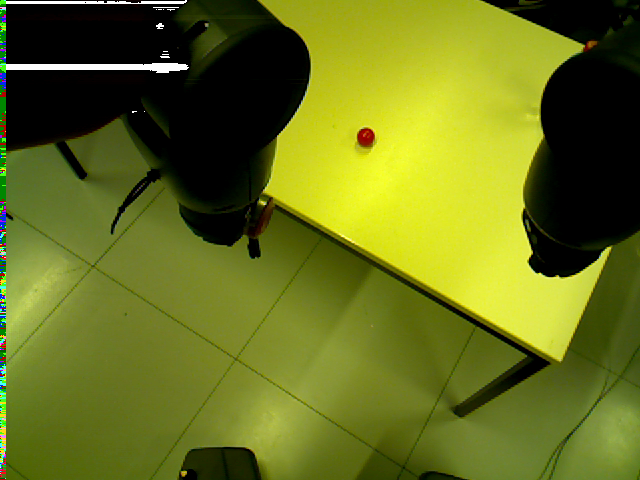
//> input picture p2-cam/good.png, 640 x 480 px
$ ./main   (built with g++ and OpenCV 4)
//> lines starting //> are read from the running program, lines starting //| are printed output that depends on the picture; after the words box and inside, x2 and y2 are one past the last pixel; in counts of white or black regions, pixels touching at a corner belong together
#include <Perception/opencv.h> //always include this first!
#include <Perception/opencvCamera.h>
#include <Perception/depth2PointCloud.h>
#include <RosCom/roscom.h>
#include <Kin/frame.h>

// [25 lines left out: function minimal_use, not called in this run]

void test_perception() {
    cv::Mat img = cv::imread("good.png");
//> img is the input picture: 480 rows x 640 cols, CV_8UC3; mean B, G, R 28.3, 112.4, 102.6
    cv::Mat hsv_image;
    cv::cvtColor(img, hsv_image, cv::COLOR_BGR2HSV);
//> hsv_image: 480 rows x 640 cols, CV_8UC3; mean H, S, V 28.5, 164.1, 113.3
    // Threshold the HSV image, keep only the red pixels
    cv::Mat lower_red_hue_range;
    cv::inRange(hsv_image, cv::Scalar(0, 100, 100), cv::Scalar(10, 255, 255), lower_red_hue_range);
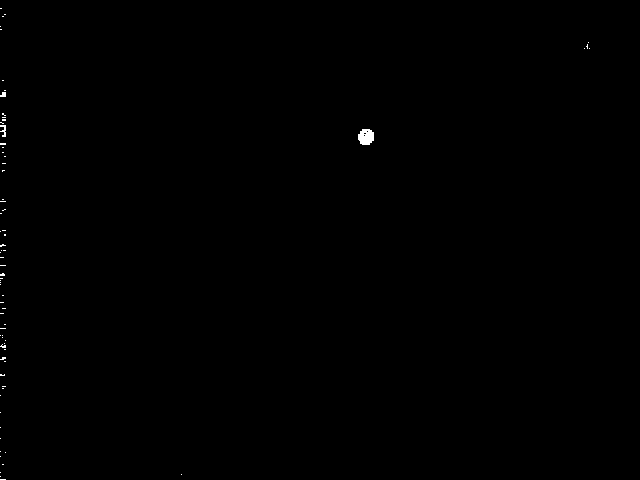
//> lower_red_hue_range: 480 rows x 640 cols, CV_8UC1; 0.16% white; 72 white regions (69 under 20 px), largest, box (x1, y1, x2, y2) and area: (358, 129, 374, 145) 207, (0, 125, 6, 137) 41, (0, 92, 6, 97) 24
    //cv::imshow("RGB", hsv_image);
    //cv::waitKey(1);
    std::vector<cv::Mat> contours;
    findContours(lower_red_hue_range, contours, CV_RETR_EXTERNAL, CV_CHAIN_APPROX_SIMPLE);
    cv::imwrite("res2.png", lower_red_hue_range);

    cv::Scalar color( rand()&255, rand()&255, rand()&255 );
    drawContours(img, contours, -1, color);
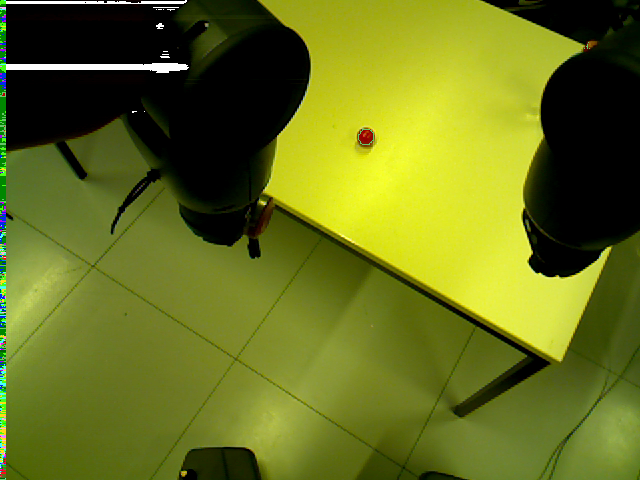
//> img: 480 rows x 640 cols, CV_8UC3; 0.11% of pixels changed, all inside (x1, y1, x2, y2) = (0, 8, 590, 480)
    cv::imwrite("res_final.png", img);
}

// [65 lines left out: functions test_bg_subtraction, main, not called in this run]

// added to run one function of the file
int main() { test_perception(); }

$ run again, with p2-cam/res.png copied over p2-cam/good.png
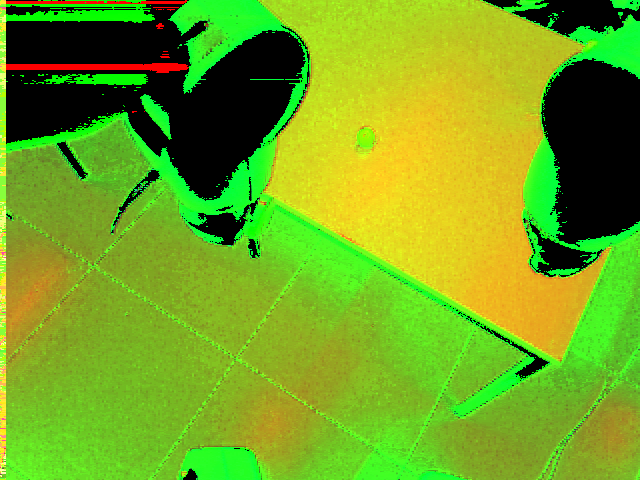
//> input picture p2-cam/res.png, 640 x 480 px
//> in test_perception, img is the input picture: 480 rows x 640 cols, CV_8UC3; mean B, G, R 28.5, 164.1, 113.3
//> hsv_image: 480 rows x 640 cols, CV_8UC3; mean H, S, V 33.4, 176.2, 170.8
//> in test_perception, `cv::inRange(hsv_image, cv::Scalar(0, 100, 100), cv::Scalar(10, 255, 25..`:
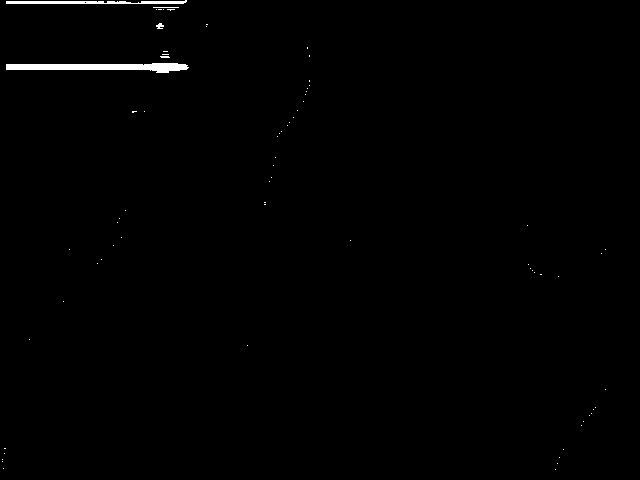
//> lower_red_hue_range: 480 rows x 640 cols, CV_8UC1; 0.6% white; 73 white regions (69 under 20 px), largest, box (x1, y1, x2, y2) and area: (6, 63, 189, 73) 1168, (6, 0, 187, 4) 506, (156, 23, 164, 29) 31, (153, 7, 179, 8) 26
//> in test_perception, `drawContours(img, contours, -1, color);`:
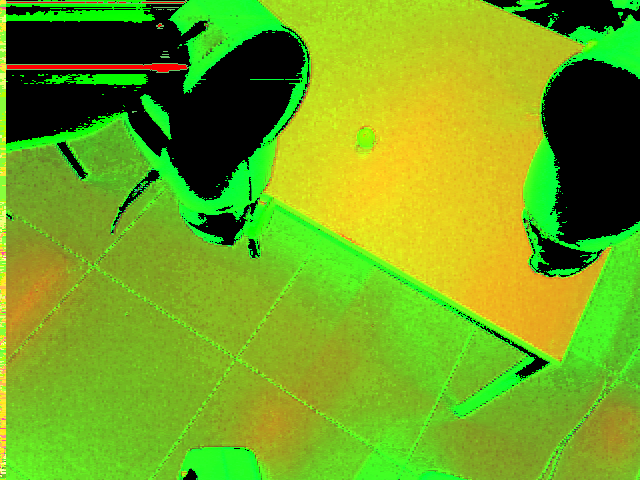
//> img: 480 rows x 640 cols, CV_8UC3; 0.29% of pixels changed, all inside (x1, y1, x2, y2) = (2, 0, 606, 470)
